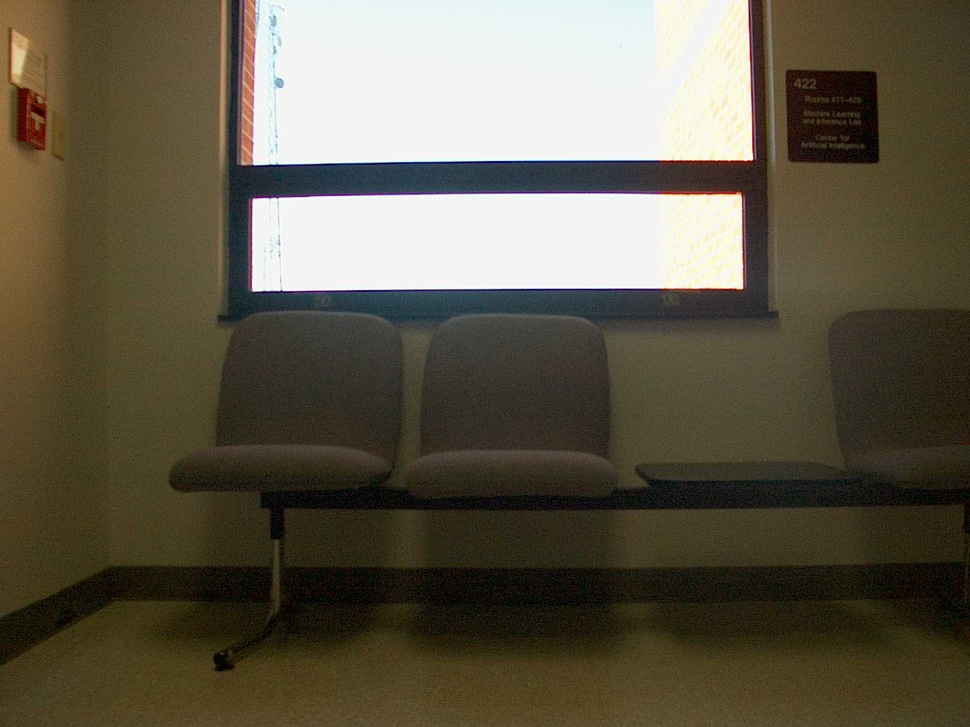
#> input picture hw3/sample_images/ST2MainHall4001.jpg, 970 x 727 px, shrunk from 1600 x 1200 before the run; its folder holds only this picture in this run
$ python main_solution.py   (older library calls are emulated)
#> lines starting #> are read from the running program, lines starting #| are printed output that depends on the picture; after the words box and inside, x2 and y2 are one past the last pixel; in counts of white or black regions, pixels touching at a corner belong together
import numpy as np
import cv2
import matplotlib.pyplot as plt
import os
import math
import time

start = time.time()


def scale(X, x_min, x_max):
    """
    Scale a vector or matrix between given min and max value.
    X: array or matrix
    x_min: minimum of X
    x_max: maximum of X
    """
    min = X.min()
    max = X.max()
    nom = (X - min) * (x_max - x_min)
    denom = max - min
    return x_min + nom / denom


def plot_two_images(img1, img2, title1='image1', title2='Image2'):
    """
    Plots two images sided by side.
    img1: left image of the plot
    img2: right image of the plot.
    """
    plt.subplot(121), plt.imshow(img1, cmap='gray')
    plt.title('Image1'), plt.xticks([]), plt.yticks([])
    plt.subplot(122), plt.imshow(img2, cmap='gray')
    plt.title('Image2'), plt.xticks([]), plt.yticks([])
    plt.show()


def get_gradients(img):
    """
    Compute gradients for each pixel of an image
    args:
        img: given image of single channel
    returns:
        gx: derivative in X-axis (horizontal)
        gy: derivative in Y-axis (vertical)
        g: magnitude
        theta: angle or orientation
    """
    # smoothing is already in sobel operator
    img = cv2.GaussianBlur(img, (5, 5), 0)
    gx = cv2.Sobel(img, cv2.CV_64F, 1, 0, ksize=3)
    gy = cv2.Sobel(img, cv2.CV_64F, 0, 1, ksize=3)
    plot_two_images(gx, gy)
    # edge_gradient = np.absolute(gx) + np.absolute(gy)  # using L-1 norm
    # g = np.sqrt(np.square(gx) + np.square(gy))  # using L-2 norm
    # theta = np.arctan(gx / gy)
    g, theta = cv2.cartToPolar(gx, gy, angleInDegrees=True)
    # print(theta)
    # plot_two_images(theta, g)
    return gx, gy, g, theta


def compute_gray_label_edges(rgbimg):
    """
    Compute edges of a gray image.
    args:
        img: given grayscale image
    returns:
        gx: derivative in X-axis (horizontal)
        gy: derivative in Y-axis (vertical)
        g: magnitude
        theta: angle or orientation
        gray_edges: edges computed by canny operator
    """
    gray_img = cv2.cvtColor(img, cv2.COLOR_BGR2GRAY)
    gray_edges = cv2.Canny(gray_img, 50, 180, L2gradient=False)
    gx, gy, g, theta = get_gradients(gray_img)
    # plot_two_images(gray_img, gray_edges)
    return gx, gy, g, theta, gray_edges


def get_channel_wise_edges(color_img, channel_index):
    """
    Compute edges of a color image.
    args:
        color_img: given color image
        channel_index: index of the channel
    returns:
        gx: derivative in X-axis (horizontal)
        gy: derivative in Y-axis (vertical)
        g: magnitude
        theta: angle or orientation
        gray_edges: edges computed by canny operator
    """
    img = color_img[:, :, channel_index]
    edges = cv2.Canny(img, 40, 150, L2gradient=True)
    gx, gy, g, theta = get_gradients(img)
    return gx, gy, g, theta, edges


def compute_color_label_edges(rgbimg):
    """
    Compute edges of a color image.
    args:
        rgbimg: color image
    returns:
        B_gx: derivative in X-axis for B channel
        B_gy: derivative in Y-axis for B channel
        G_gx: derivative in X-axis for G channel
        G_gy: derivative in Y-axis for G channel
        R_gx: derivative in X-axis for R channel
        R_gy: derivative in Y-axis for R channel
    """
    B_gx, B_gy, B_g, B_theta, B_edges = get_channel_wise_edges(
        rgbimg, channel_index=0)
    G_gx, G_gy, G_g, G_theta, G_edges = get_channel_wise_edges(
        rgbimg, channel_index=1)
    R_gx, R_gy, R_g, R_theta, R_edges = get_channel_wise_edges(
        rgbimg, channel_index=2)

    plot_two_images(rgbimg[:, :, 0], B_edges)
    plot_two_images(rgbimg[:, :, 1], G_edges)
    plot_two_images(rgbimg[:, :, 2], R_edges)
    return B_gx, B_gy, G_gx, G_gy, R_gx, R_gy


def get_edge_hist(magnitudes, angles, scaling=True, scale_min=1, scale_max=100):
    """
    Compute edge histograms by considering magnitudes and not considering magnitudes and returns both
    """
    angles = np.floor(angles / 10).astype(np.int32)
    # count all selected edges using the same value, say 1
    hist_without_contrib, bins = np.histogram(angles.ravel(), bins=36)
    rows, cols = angles.shape
    hist_with_contrib = np.zeros(36)
    # use the edge magnitude in the histograms
    for i in range(rows):
        for j in range(cols):
            hist_with_contrib[angles[i, j]
                              ] = hist_with_contrib[angles[i, j]] + magnitudes[i, j]
    if scaling == True:
        return scale(hist_without_contrib, scale_min, scale_max), scale(hist_with_contrib, scale_min, scale_max)
    return hist_without_contrib, hist_with_contrib


def plot_two_arrays(hist1, hist2, label1, label2, title):
    """
    Plot two histograms in the same plot.
    """
    plt.plot(hist1, label=label1)
    plt.plot(hist2, label=label2)
    plt.legend()
    plt.title(title)
    plt.show()


def gray_edge_hist(magnitudes, angles):
    """
    Compute histograms from gray scale images.
    """
    hist_without_contrib, hist_with_contrib = get_edge_hist(
        magnitudes, angles, scaling=True)
    plot_two_arrays(hist1=hist_without_contrib, hist2=hist_with_contrib, label1="Histograms without considering magnitudes",
                    label2="Histograms by considering magnitudes", title="Gray edge histogram")
    return hist_without_contrib, hist_with_contrib


def color_edge_hist(B_gx, B_gy, G_gx, G_gy, R_gx, R_gy):
    """
    Compute histograms from color scale images.
    """
    gx = B_gx + G_gx + R_gx
    gy = B_gy + G_gy + R_gy
    angles = ((np.arctan2(gy, gx) * 180 / np.pi) + 360) % 360
    magnitudes = np.sqrt(np.square(B_gx) + np.square(G_gx) + np.square(R_gx) +
                         np.square(B_gy) + np.square(G_gy) + np.square(R_gy))
    hist_without_contrib, hist_with_contrib = get_edge_hist(
        magnitudes, angles, scaling=True)
    plot_two_arrays(hist1=hist_without_contrib, hist2=hist_with_contrib, label1="Histograms without considering magnitudes",
                    label2="Histograms by considering magnitudes", title="Color edge histogram")
    return hist_without_contrib, hist_with_contrib


def hist_intersection(hist1, hist2):
    sum_of_min, sum_of_max = 0, 0
    for i in range(hist1.shape[0]):
        sum_of_min += min(hist1[i], hist2[i])
        sum_of_max += max(hist1[i], hist2[i])
    return sum_of_min / sum_of_max


def chi_squared_measure(hist1, hist2):
    chi_square = 0
    for i in range(hist1.shape[0]):
        if hist1[i] + hist2[i] > 0:
            chi_square += ((hist1[i] - hist2[i])**2) / (hist1[i] + hist2[i])
    return chi_square


def plot_hist_comparison(all_hists):
    num_of_imgs = len(all_hists)
    # confusion matrix using hist intersection
    cm_hi = np.zeros(shape=(num_of_imgs, num_of_imgs))
    # confusion matrix using chi squared measure
    cm_csm = np.zeros(shape=(num_of_imgs, num_of_imgs))

    num_of_imgs = len(all_hists)
    for i in range(num_of_imgs):
        for j in range(num_of_imgs):
            cm_hi[i, j] = hist_intersection(all_hists[i], all_hists[j])
            cm_csm[i, j] = chi_squared_measure(all_hists[i], all_hists[j])

    cm_hi = scale(cm_hi, 0, 255)
    cm_csm = scale(cm_csm, 0, 255)

    fig, axes = plt.subplots(ncols=2, figsize=(20, 20))
    ax1, ax2 = axes

    im1 = ax1.matshow(cm_hi, cmap='coolwarm')
    im2 = ax2.matshow(cm_csm, cmap='RdBu')

    ax1.set_title('Similarity matrix using histogram intersection', y=-.1)
    ax2.set_title('Similarity matrix using chi-square measure', y=-.1)

    fig.colorbar(im1, ax=ax1)
    fig.colorbar(im2, ax=ax2)
    plt.show()

# [12 lines of commented-out code are left out]
directory = 'sample_images/'
all_gray_edge_hists = []
all_color_edge_hists = []
for filename in os.listdir(directory):
    print(filename)
    img = cv2.imread(directory + filename)
#> img is the input picture: shape (727, 970, 3); mean B, G, R 73.1, 89.9, 96.7
    gx, gy, g, theta, gray_edges = compute_gray_label_edges(img)
#> in compute_gray_label_edges, `gray_edges = cv2.Canny(gray_img, 50, 180, L2gradient=False)`:
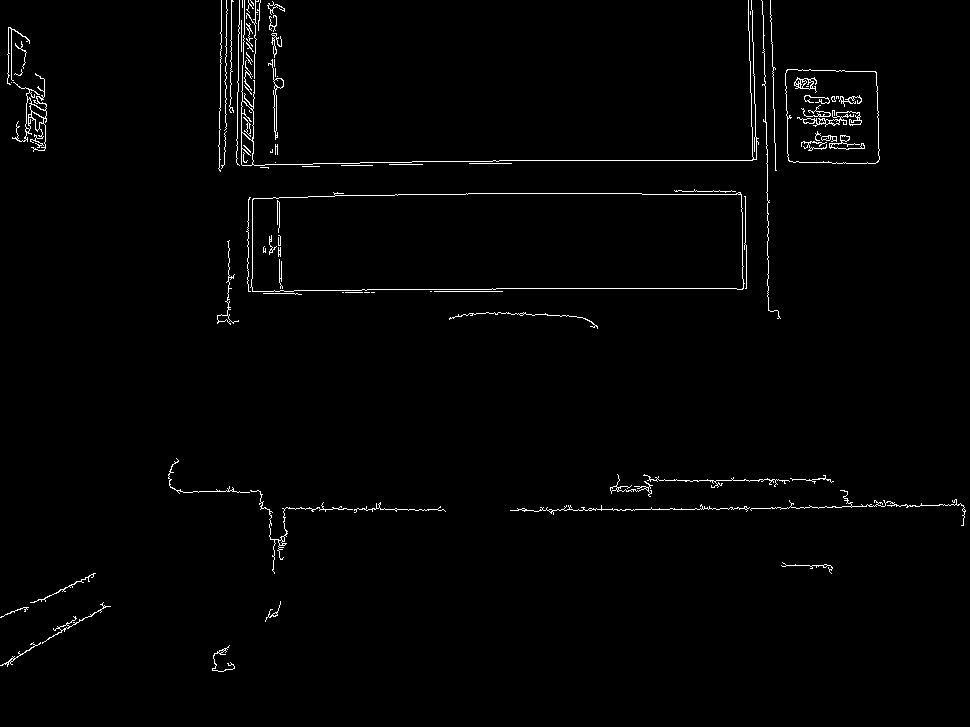
#> gray_edges: shape (727, 970); 1.4% white in thin lines or dots
#> in get_gradients, `gy = cv2.Sobel(img, cv2.CV_64F, 0, 1, ksize=3)`:
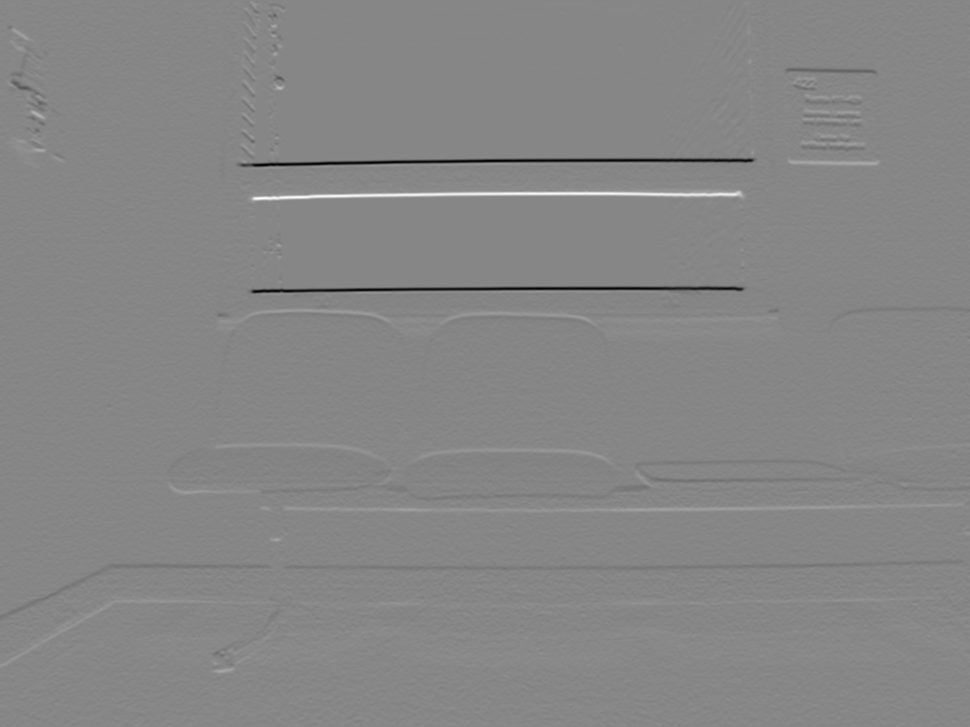
#> gy: shape (727, 970) float64; min -562, max 503, mean -0.9; drawn with min black and max white
#> in get_gradients, `g, theta = cv2.cartToPolar(gx, gy, angleInDegrees=True)`:
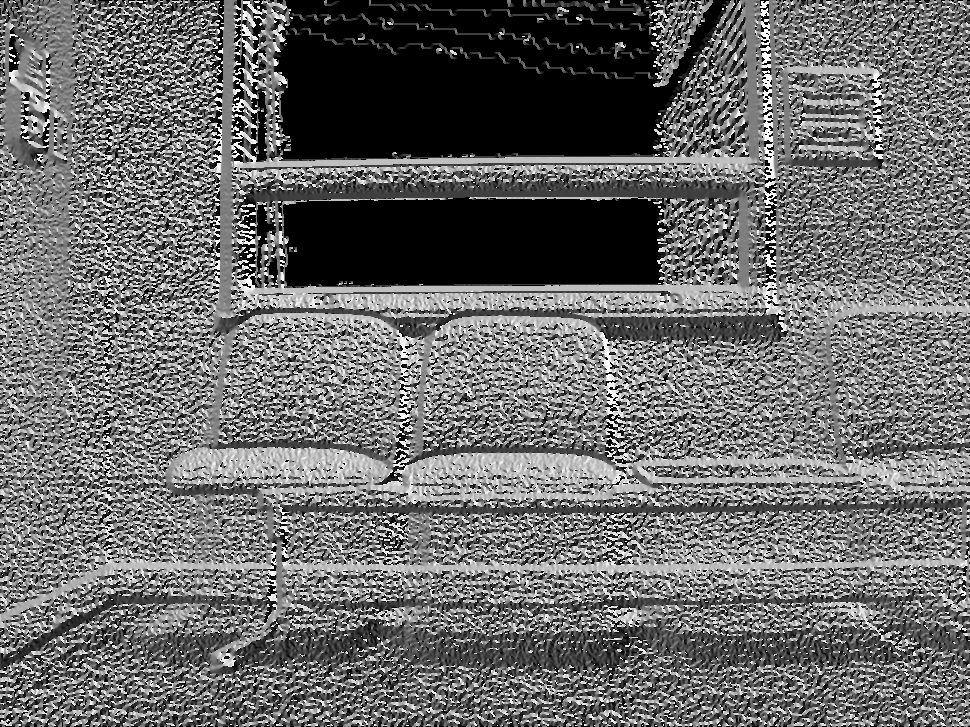
#> theta: shape (727, 970) float64; min 0, max 359.9, mean 150.5; drawn with min black and max white
    hist_without_contrib, hist_with_contrib = gray_edge_hist(g, theta)
#> in get_edge_hist, `hist_without_contrib, bins = np.histogram(angles.ravel(), bins=36)`: hist_without_contrib = 36 values, max 123897 at index 0, min 9458 at index 35, mean 19588.6; bins = 37 values from 0 to 35
#> after the loop in get_edge_hist, `for i in range(rows):`: hist_with_contrib = 36 values, max 1158416 at index 26, min 112896.8 at index 3, mean 270593.4
#> in scale, `min = X.min()`: min = 9458
#> in scale, `max = X.max()`: max = 123897
#> in scale, `nom = (X - min) * (x_max - x_min)`: nom = 36 values, max 11329461 at index 0, min 0 at index 35, mean 1002930.5
#> in scale, `denom = max - min`: denom = 114439
#> in gray_edge_hist, `hist_without_contrib, hist_with_contrib = get_edge_hist( magnitudes, a..`: hist_without_contrib = 36 values, max 100 at index 0, min 1 at index 35, mean 9.76; hist_with_contrib = 36 values, max 100 at index 26, min 1 at index 3, mean 15.93
    all_gray_edge_hists.append(hist_with_contrib)

    B_gx, B_gy, G_gx, G_gy, R_gx, R_gy = compute_color_label_edges(img)
#> in get_channel_wise_edges, `edges = cv2.Canny(img, 40, 150, L2gradient=True)`: edges: shape (727, 970); 1.2% white in thin lines or dots, all inside (x1, y1, x2, y2) = (7, 0, 922, 655)
#> in get_channel_wise_edges (call 2), `edges = cv2.Canny(img, 40, 150, L2gradient=True)`: edges: shape (727, 970); 1.5% white in thin lines or dots
#> call 3 of get_channel_wise_edges, with channel_index = 2
#> in get_channel_wise_edges (call 3), `img = color_img[:, :, channel_index]`:
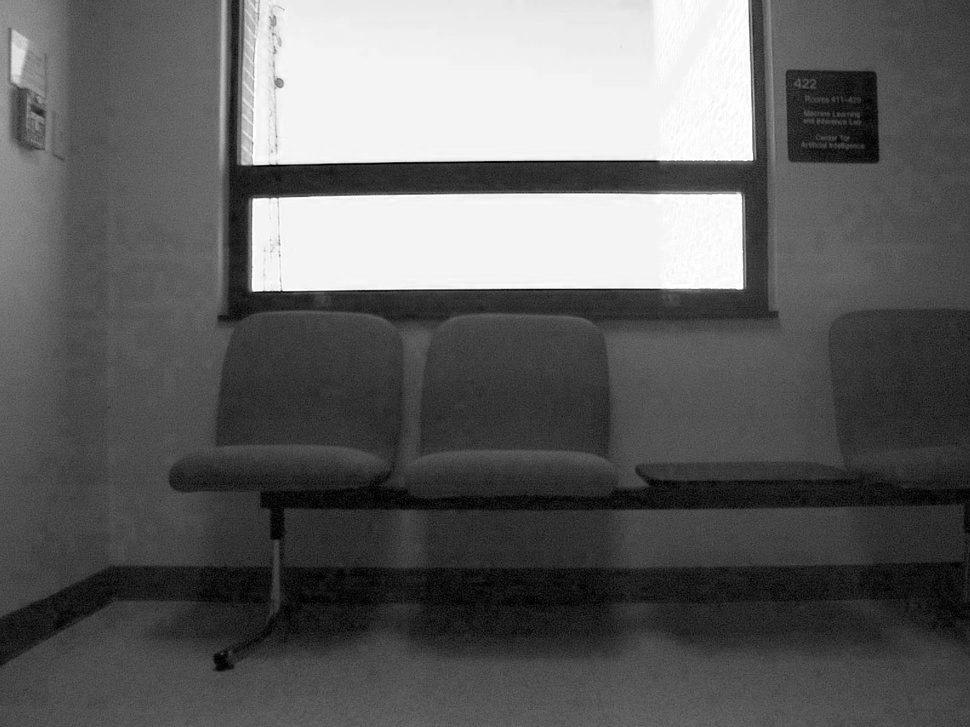
#> img: shape (727, 970); min 0, max 255, mean 96.7
#> in get_channel_wise_edges (call 3), `edges = cv2.Canny(img, 40, 150, L2gradient=True)`: edges: shape (727, 970); 1.7% white in thin lines or dots
    hist_without_contrib, hist_with_contrib = color_edge_hist(
        B_gx, B_gy, G_gx, G_gy, R_gx, R_gy)
#> in color_edge_hist, `angles = ((np.arctan2(gy, gx) * 180 / np.pi) + 360) % 360`:
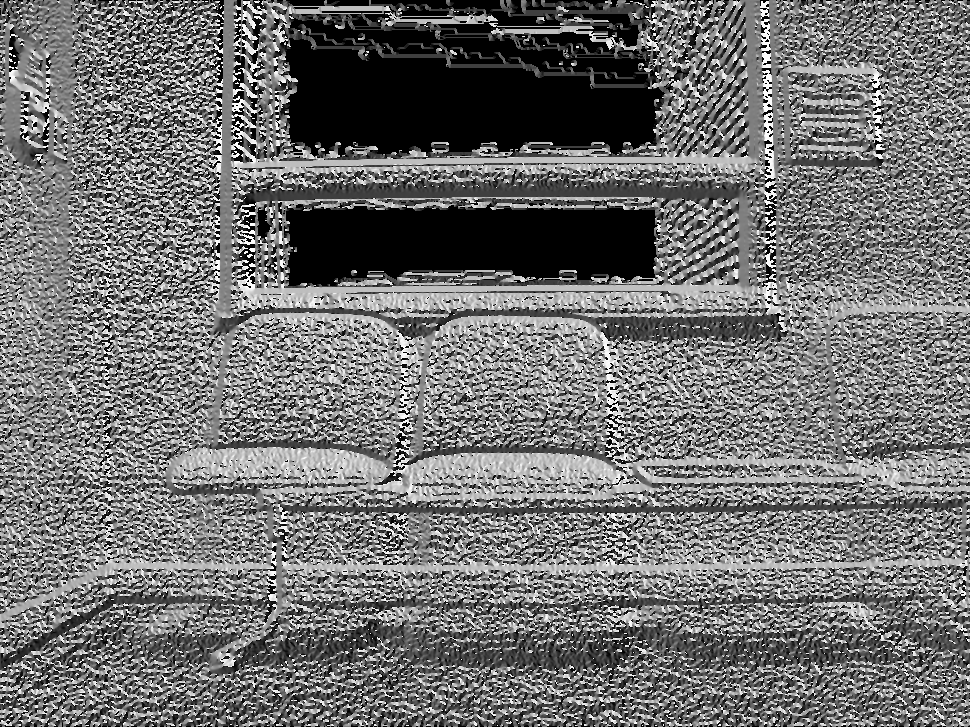
#> angles: shape (727, 970) float64; min 0, max 360, mean 159.8; drawn with min black and max white
#> in color_edge_hist, `hist_without_contrib, hist_with_contrib = get_edge_hist( magnitudes, a..`: hist_without_contrib = 36 values, max 100 at index 0, min 1 at index 32, mean 8.77; hist_with_contrib = 36 values, max 100 at index 26, min 1 at index 3, mean 14.76
#> call 2 of plot_two_arrays, with hist1 = array of shape (36,), hist2 = array of shape (36,), label2 = 'Histograms by considering magnitudes', title = 'Color edge histogram'
#> in plot_two_arrays (call 2), `plt.show()`:
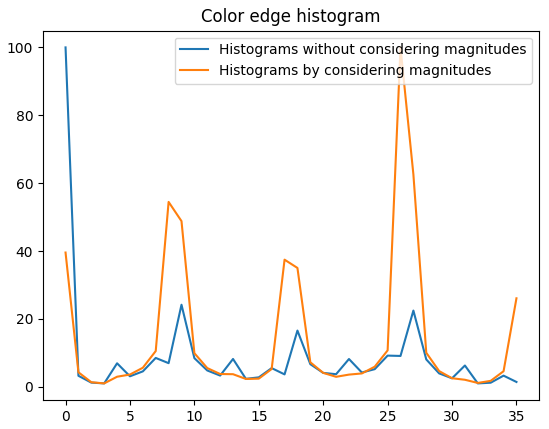
#> figure drawn by matplotlib, 1 panel; curve peaks at x = 0, y = 100; curve peaks at x = 26, y = 100
    all_color_edge_hists.append(hist_with_contrib)


plot_hist_comparison(all_gray_edge_hists)
#> in plot_hist_comparison, `num_of_imgs = len(all_hists)`: num_of_imgs = 1
#> after the loop in plot_hist_comparison, `for i in range(num_of_imgs):`: cm_hi = [1]
#> in plot_hist_comparison, `cm_hi = scale(cm_hi, 0, 255)`: cm_hi = [nan]
#> in plot_hist_comparison, `plt.show()`:
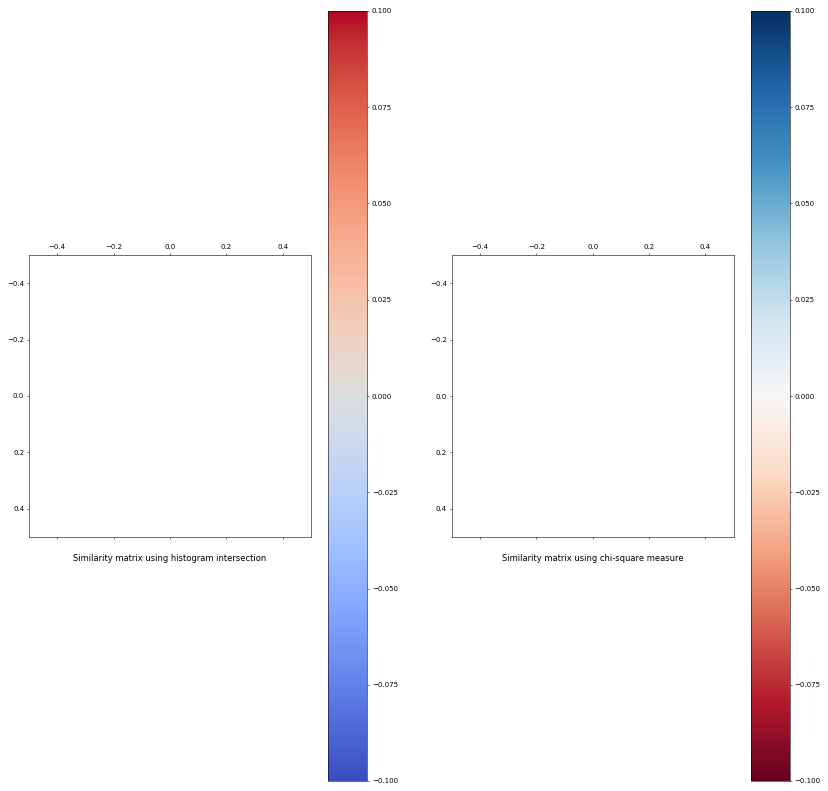
#> figure drawn by matplotlib, 4 panels
plot_hist_comparison(all_color_edge_hists)

end = time.time()
print("Time: ", end - start)
cv2.waitKey(0)
